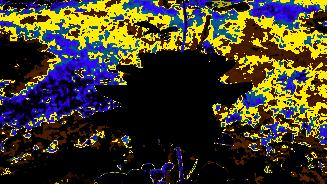
%> input picture assignment 4/new_image.jpg, 327 x 184 px
$ octave main_file1.m   (GNU Octave 9; MATLAB toolbox functions it lacks are replaced by stand-ins)
%> lines starting %> are read from the running program, lines starting %| are printed output that depends on the picture
### assignment 4/get_matrix.m
function matrix = get_matrix(image)
%% this function will take colour image and return a matrix of angles

    if(size(image,3) ~= 3)
        fprintf('error in get_matrix\n');
        matrix = [];
    else
        row = size(image,1);
        col = size(image,2);
        matrix = zeros(row,col);
        for i = 1:row
            for j = 1:col

%% from here the colour detction begins
% note the first channel gives red then green then blue and in x y z also x
% represent red then green then blue
% how this it will do first we need to convert rgb to xyz

                vect = rgb2xyz(double(image(i,j,1)),double(image(i,j,2)),double(image(i,j,3)));
                % got it now normalize the vector
                vect = normalize(vect);
                if(sum(vect) ~= 0)
                    % make sure it is 1 and 2
                    matrix(i,j) = get_angle([vect(1)-inv(3) vect(2)-inv(3)]);
                end

            end
        end
    end
end


### assignment 4/normalize.m
function output = normalize(a)
% a is a 3X1 vector here
    a = double(a);
    total = sum(a);
    if(total ~= 0)
        if(size(a,1) == 3 && size(a,2) == 1)
            output = inv(total)*[a(1);a(2);a(3)];
        elseif(size(a,2) == 3 && size(a,1) == 1)
            output = inv(total)*[a(1) a(2) a(3)];
        else
            fprintf('error in normalize\n');
            output = [];
        end
    else
        output = a;
    end

end

### assignment 4/main_file1.m
% our first program will read a csv file and get the matrix and also return the corresponding
% RGB values for the given XYZ values for each image
data = csvread('ciexyz31_1.csv');

%% now normalizing the data
d = [];
for i = 1:size(data,1)
    data(i,[2 3 4]) = normalize(data(i,[2 3 4]));
%     fprintf('%d)\t%f \n',i+359,get_angle([(data(i,2)- inv(3)) (data(i,3)- inv(3))]));
%     d = [d;[i+359 get_angle([(data(i,2)- inv(3)) (data(i,3)- inv(3))])]];
%     plot(d(:,1),d(:,2));
end

%% now we will read an image and convert the matrix into a matrix of only wavelength
% we w
[filename, pathname] = uigetfile({'*.png;*.jpg;*.bmp;*.tif','Supported images';...
                 '*.png','Portable Network Graphics (*.png)';...
                 '*.jpg','J-PEG (*.jpg)';...
                 '*.bmp','Bitmap (*.bmp)';...
                 '*.tif','Tagged Image File (*.tif,)';...
                 '*.*','All files (*.*)'});
%> the answer given: new_image.jpg
image = strcat(pathname,filename);
img = imread(image);
%> img is the input picture: size 184x327x3 uint8; mean R, G, B 63.5, 57.3, 41.2
image = img;
image = imresize(image,0.5,'bicubic');
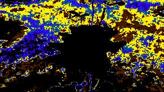
%> image: size 92x164x3 uint8; mean R, G, B 63.5, 57.4, 41.4
im = image;
matrix = get_matrix(image);
%> after the loop in get_matrix, `for i = 1:row`:
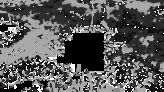
%> matrix: size 92x164 double; min 0, max 359.7, mean 126.7; drawn with min black and max white
%% 360 to 480 unknown, must be infrared
%% 480 to 505 blue
%% 505 to 565 green
%% 565 to 575 yellow
%% 575 to 595 orange
%% 595 to 660 red
%% 660 to 700 (ya both are lost somewhere)
start = input('Enter first wavelength\n');
%> the answer given: 3
finish = input('Enter second wavelength\n');
%> the answer given: 3
%> (the run ends here)
